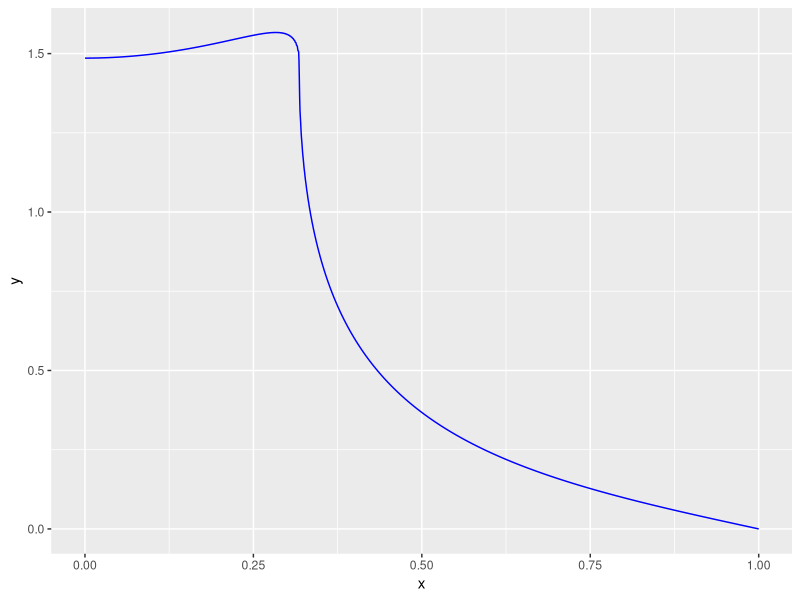
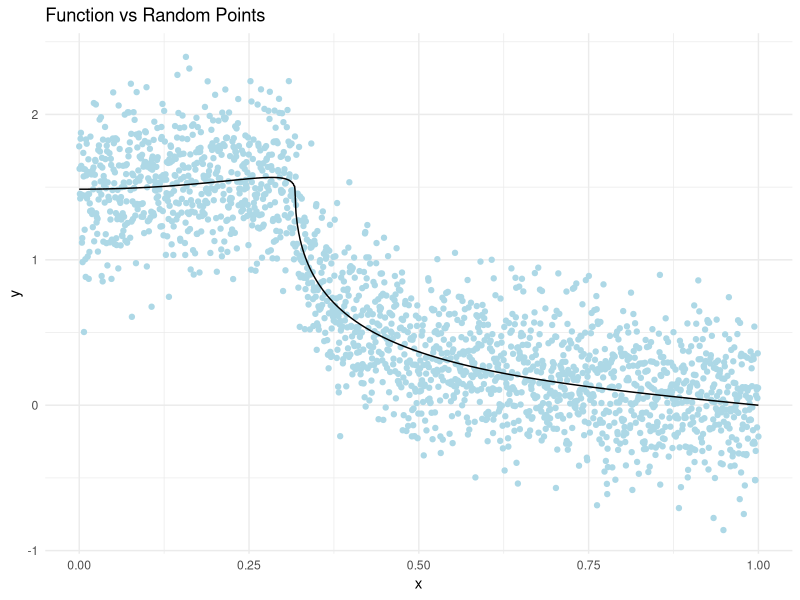

R code for these plots, in order: (Note: this script raises an error after producing the figures.)
library(ggplot2)
library(splines)
library(MLmetrics)
library(Hmisc)
library(Matrix)

n <- 2000
b <- (1/3)
set.seed(2024)
J <- floor(1.5*n^b)
J

x <- seq(0, 1, length.out = n)
s <- function(m, x) {
  sqrt(2) * sum(seq(m)^(-1.5) * sin(seq(m)) * cos(((seq(m)) - 0.5) * pi * x))
}
z <- vector()
for (j in 1:n) {
  z[j] <- s(1000, j / n)
}
sd <- 0.3
y <- z + rnorm(n, mean = 0, sd = sd)

data <- data.frame(x = x, y = y, z = z)

ggplot(data, aes(x = x)) +
  geom_line(aes(y = z), color = "blue") +
  labs(x = "x", y = "y")

ggplot(data, aes(x = x)) +
  geom_point(aes(y = y), color = "lightblue") +
  geom_line(aes(y = z), color = "black") +
  labs(title = "Function vs Random Points", x = "x", y = "y") +
  theme(plot.title = element_text(size = 16)) +
  scale_color_manual(values = c("lightblue", "black")) +
  theme_minimal()

t <- c(-0.0002, -0.0001, seq(0,1, length.out = J),1.0001, 1.0002)
Sp_order <- 3
B <- splineDesign(t, x, ord = Sp_order, outer.ok = TRUE,
                  sparse = TRUE)

Hs1 <- horseshoesp(y, B, method.tau = c("halfCauchy"), Sigma2 = (sd)^2, tau=1,
                   method.sigma = c("fixed"), burn = 1000, nmc = 5000, thin = 1, alpha = 0.05)
beta_hat1 <- as.vector(unlist(Hs1[1]))

MSE(z,as.numeric(B%*%beta_hat1))

df_estimation <- data.frame(x=x, estimated_y=as.numeric(B%*%beta_hat1), actual_y=z)

ggplot(df_estimation, aes(x=x))+
  geom_point(aes(y = estimated_y, color = "Estimation"), size = 0.8) +
  geom_line(aes(y = actual_y, color = "Actual Function"), size = 1) +
  labs(x = "x", y = "y", color=NULL) +
  scale_color_manual(values = c("lightblue", "black")) +
  theme_minimal() +
  theme(plot.title = element_text(size = 14, face = "bold"))


J_values <- c(seq(200,2000, by =200))
mse_values_2_1 <- numeric(length(J_values))
mse_values_2_2 <- numeric(length(J_values))
mse_values_2_3 <- numeric(length(J_values))

for (i in seq_along(J_values)) {
  t <- c(-0.0002, -0.0001, seq(0,1, length.out = J_values[i]-4),1.0001, 1.0002)
  Sp_order <- 3
  B <- splineDesign(t, x, ord = Sp_order, outer.ok = TRUE,
                    sparse = TRUE)
  Hs1 <- horseshoesp(y, B,
                     method.tau = "halfCauchy",
                     Sigma2 = (sd)^2,
                     tau = 1,
                     method.sigma = "fixed",
                     burn = 1000,
                     nmc = 5000)
  Hs2 <- horseshoesp(y, B,
                     method.tau = "truncatedCauchy",
                     Sigma2 = (sd)^2,
                     tau = 1,
                     method.sigma = "fixed",
                     burn = 1000,
                     nmc = 5000)
  Hs3 <- horseshoesp(y, B,
                     method.tau = "truncatedCauchy",
                     Sigma2 = (sd)^2,
                     tau = 1,
                     s = 1,
                     method.sigma = "fixed",
                     burn = 1000,
                     nmc = 5000)
  beta_hat1 <- as.vector(unlist(Hs1[1]))
  beta_hat2 <- as.vector(unlist(Hs2[1]))
  beta_hat3 <- as.vector(unlist(Hs3[1]))
  mse_values_2_1[i] <- MSE(z, as.numeric(B %*% beta_hat1))
  mse_values_2_2[i] <- MSE(z, as.numeric(B %*% beta_hat2))
  mse_values_2_3[i] <- MSE(z, as.numeric(B %*% beta_hat3))
  cat(sprintf("J=%d | MSE_1=%.4f, | MSE_2=%.4f, | MSE_3=%.4f\n", J_values[i], 
              mse_values_2_1[i], mse_values_2_2[i], mse_values_2_3[i]))
}

df <- data.frame(J_values, mse_values_2_1, mse_values_2_2, mse_values_2_3) %>%
  pivot_longer(cols = -J_values, names_to = "MSE_Type", values_to = "MSE")

# Rename MSE_Type for better legend display
df$MSE_Type <- factor(df$MSE_Type, labels = c("MSE 1_1", "MSE 1_2", "MSE 1_3"))

# Plot using ggplot
ggplot(df, aes(x = J_values, y = MSE, color = MSE_Type, shape = MSE_Type)) +
  geom_line() +
  geom_point(size = 3) +
  labs(title = "MSE vs Number of Knots",
       x = "Number of Knots (J)", 
       y = "MSE") +
  theme_minimal() +
  scale_color_manual(values = c("red", "blue", "green")) +
  theme(legend.title = element_blank())
